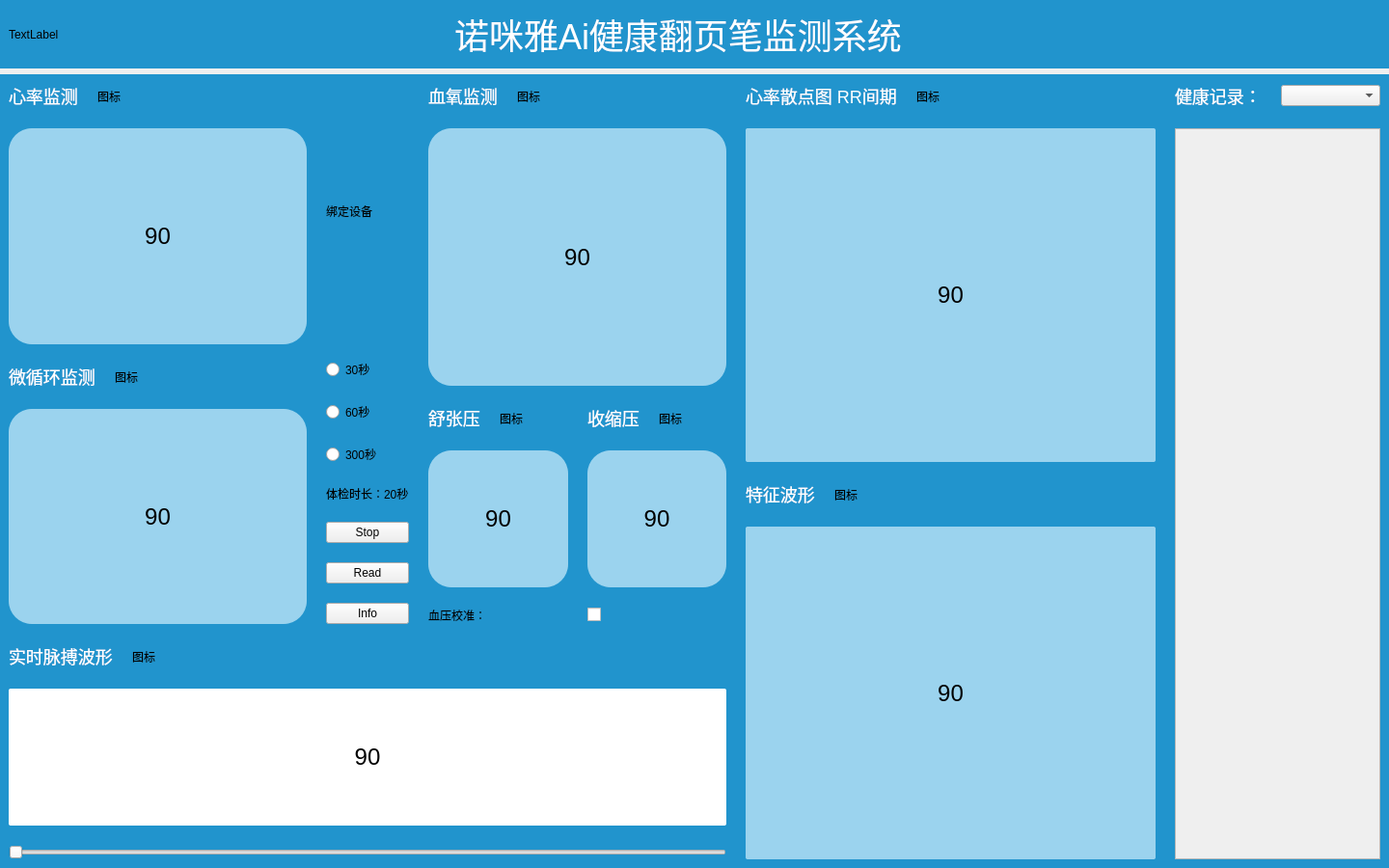
<?xml version="1.0" encoding="UTF-8"?>
<ui version="4.0">
 <class>DialogHealth</class>
 <widget class="QDialog" name="DialogHealth">
  <property name="geometry">
   <rect>
    <x>0</x>
    <y>0</y>
    <width>1440</width>
    <height>900</height>
   </rect>
  </property>
  <property name="minimumSize">
   <size>
    <width>1440</width>
    <height>900</height>
   </size>
  </property>
  <property name="maximumSize">
   <size>
    <width>1440</width>
    <height>900</height>
   </size>
  </property>
  <property name="windowTitle">
   <string>Dialog</string>
  </property>
  <layout class="QVBoxLayout" name="verticalLayout_15">
   <property name="leftMargin">
    <number>0</number>
   </property>
   <property name="topMargin">
    <number>0</number>
   </property>
   <property name="rightMargin">
    <number>0</number>
   </property>
   <property name="bottomMargin">
    <number>0</number>
   </property>
   <item>
    <widget class="QFrame" name="frameHeader">
     <property name="minimumSize">
      <size>
       <width>0</width>
       <height>60</height>
      </size>
     </property>
     <property name="styleSheet">
      <string notr="true">#frameHeader{background-color: rgb(33,148,205);}</string>
     </property>
     <layout class="QHBoxLayout" name="horizontalLayout">
      <item>
       <widget class="QLabel" name="labelLogo">
        <property name="text">
         <string>TextLabel</string>
        </property>
       </widget>
      </item>
      <item>
       <spacer name="horizontalSpacer_2">
        <property name="orientation">
         <enum>Qt::Orientation::Horizontal</enum>
        </property>
        <property name="sizeHint" stdset="0">
         <size>
          <width>40</width>
          <height>20</height>
         </size>
        </property>
       </spacer>
      </item>
      <item>
       <widget class="QLabel" name="labelTitle">
        <property name="styleSheet">
         <string notr="true">QLabel{font-size:36px;color:white;}</string>
        </property>
        <property name="text">
         <string>诺咪雅Ai健康翻页笔监测系统</string>
        </property>
       </widget>
      </item>
      <item>
       <spacer name="horizontalSpacer">
        <property name="orientation">
         <enum>Qt::Orientation::Horizontal</enum>
        </property>
        <property name="sizeHint" stdset="0">
         <size>
          <width>40</width>
          <height>20</height>
         </size>
        </property>
       </spacer>
      </item>
      <item>
       <widget class="QPushButton" name="pushButtonMin">
        <property name="text">
         <string/>
        </property>
        <property name="icon">
         <iconset resource="res.qrc">
          <normaloff>:/images/btn-min.png</normaloff>:/images/btn-min.png</iconset>
        </property>
        <property name="flat">
         <bool>true</bool>
        </property>
       </widget>
      </item>
      <item>
       <widget class="QPushButton" name="pushButtonClose">
        <property name="text">
         <string/>
        </property>
        <property name="icon">
         <iconset resource="res.qrc">
          <normaloff>:/images/btn-close1.png</normaloff>:/images/btn-close1.png</iconset>
        </property>
        <property name="flat">
         <bool>true</bool>
        </property>
       </widget>
      </item>
     </layout>
    </widget>
   </item>
   <item>
    <widget class="QFrame" name="frameWork">
     <property name="styleSheet">
      <string notr="true">#frameWork{background-color: rgb(33,148,205);}</string>
     </property>
     <layout class="QHBoxLayout" name="horizontalLayout_15" stretch="7,4,2">
      <property name="spacing">
       <number>20</number>
      </property>
      <item>
       <layout class="QVBoxLayout" name="verticalLayout_13" stretch="5,2">
        <property name="spacing">
         <number>20</number>
        </property>
        <item>
         <layout class="QHBoxLayout" name="horizontalLayout_13" stretch="1,0,1">
          <property name="spacing">
           <number>20</number>
          </property>
          <item>
           <layout class="QVBoxLayout" name="verticalLayout_7">
            <property name="spacing">
             <number>20</number>
            </property>
            <item>
             <layout class="QVBoxLayout" name="verticalLayout" stretch="0,1">
              <item>
               <layout class="QHBoxLayout" name="horizontalLayout_2" stretch="0,1">
                <item>
                 <widget class="QLabel" name="label">
                  <property name="styleSheet">
                   <string notr="true">QLabel{font-size:18px;color:white;}</string>
                  </property>
                  <property name="text">
                   <string>心率监测</string>
                  </property>
                 </widget>
                </item>
                <item>
                 <widget class="QLabel" name="label_2">
                  <property name="text">
                   <string>图标</string>
                  </property>
                 </widget>
                </item>
               </layout>
              </item>
              <item>
               <widget class="QLabel" name="label_3">
                <property name="styleSheet">
                 <string notr="true">QLabel{border-radius:24px;background-color:rgb(155,211,238); text-align:center;font-size:24px;}</string>
                </property>
                <property name="text">
                 <string>90</string>
                </property>
                <property name="alignment">
                 <set>Qt::AlignmentFlag::AlignCenter</set>
                </property>
               </widget>
              </item>
             </layout>
            </item>
            <item>
             <layout class="QVBoxLayout" name="verticalLayout_2" stretch="0,1">
              <item>
               <layout class="QHBoxLayout" name="horizontalLayout_3" stretch="0,1">
                <item>
                 <widget class="QLabel" name="label_4">
                  <property name="styleSheet">
                   <string notr="true">QLabel{font-size:18px;color:white;}</string>
                  </property>
                  <property name="text">
                   <string>微循环监测</string>
                  </property>
                 </widget>
                </item>
                <item>
                 <widget class="QLabel" name="label_5">
                  <property name="text">
                   <string>图标</string>
                  </property>
                 </widget>
                </item>
               </layout>
              </item>
              <item>
               <widget class="QLabel" name="label_6">
                <property name="styleSheet">
                 <string notr="true">QLabel{border-radius:24px;background-color:rgb(155,211,238); text-align:center;font-size:24px;}</string>
                </property>
                <property name="text">
                 <string>90</string>
                </property>
                <property name="alignment">
                 <set>Qt::AlignmentFlag::AlignCenter</set>
                </property>
               </widget>
              </item>
             </layout>
            </item>
           </layout>
          </item>
          <item>
           <layout class="QVBoxLayout" name="verticalLayout_11" stretch="1,0,0,0,0,0,0,0,0">
            <item>
             <widget class="QLabel" name="label_22">
              <property name="text">
               <string>绑定设备</string>
              </property>
             </widget>
            </item>
            <item>
             <widget class="QRadioButton" name="radioButton">
              <property name="text">
               <string>30秒</string>
              </property>
             </widget>
            </item>
            <item>
             <widget class="QRadioButton" name="radioButton_2">
              <property name="text">
               <string>60秒</string>
              </property>
             </widget>
            </item>
            <item>
             <widget class="QRadioButton" name="radioButton_3">
              <property name="text">
               <string>300秒</string>
              </property>
             </widget>
            </item>
            <item>
             <widget class="QLabel" name="label_24">
              <property name="text">
               <string>体检时长：20秒</string>
              </property>
             </widget>
            </item>
            <item>
             <widget class="QPushButton" name="pushButtonStop">
              <property name="text">
               <string>Stop</string>
              </property>
             </widget>
            </item>
            <item>
             <widget class="QPushButton" name="pushButtonRead">
              <property name="text">
               <string>Read</string>
              </property>
             </widget>
            </item>
            <item>
             <widget class="QPushButton" name="pushButtonHWInfo">
              <property name="text">
               <string>Info</string>
              </property>
             </widget>
            </item>
            <item>
             <layout class="QHBoxLayout" name="horizontalLayout_10"/>
            </item>
           </layout>
          </item>
          <item>
           <layout class="QVBoxLayout" name="verticalLayout_6" stretch="5,3,0">
            <property name="spacing">
             <number>20</number>
            </property>
            <item>
             <layout class="QVBoxLayout" name="verticalLayout_3" stretch="0,1">
              <item>
               <layout class="QHBoxLayout" name="horizontalLayout_4" stretch="0,1">
                <item>
                 <widget class="QLabel" name="label_7">
                  <property name="styleSheet">
                   <string notr="true">QLabel{font-size:18px;color:white;}</string>
                  </property>
                  <property name="text">
                   <string>血氧监测</string>
                  </property>
                 </widget>
                </item>
                <item>
                 <widget class="QLabel" name="label_8">
                  <property name="text">
                   <string>图标</string>
                  </property>
                 </widget>
                </item>
               </layout>
              </item>
              <item>
               <widget class="QLabel" name="label_9">
                <property name="styleSheet">
                 <string notr="true">QLabel{border-radius:24px;background-color:rgb(155,211,238); text-align:center;font-size:24px;}</string>
                </property>
                <property name="text">
                 <string>90</string>
                </property>
                <property name="alignment">
                 <set>Qt::AlignmentFlag::AlignCenter</set>
                </property>
               </widget>
              </item>
             </layout>
            </item>
            <item>
             <layout class="QHBoxLayout" name="horizontalLayout_7">
              <property name="spacing">
               <number>20</number>
              </property>
              <item>
               <layout class="QVBoxLayout" name="verticalLayout_4" stretch="0,1">
                <item>
                 <layout class="QHBoxLayout" name="horizontalLayout_5" stretch="0,1">
                  <item>
                   <widget class="QLabel" name="label_10">
                    <property name="styleSheet">
                     <string notr="true">QLabel{font-size:18px;color:white;}</string>
                    </property>
                    <property name="text">
                     <string>舒张压</string>
                    </property>
                   </widget>
                  </item>
                  <item>
                   <widget class="QLabel" name="label_11">
                    <property name="text">
                     <string>图标</string>
                    </property>
                   </widget>
                  </item>
                 </layout>
                </item>
                <item>
                 <widget class="QLabel" name="label_12">
                  <property name="styleSheet">
                   <string notr="true">QLabel{border-radius:24px;background-color:rgb(155,211,238); text-align:center;font-size:24px;}</string>
                  </property>
                  <property name="text">
                   <string>90</string>
                  </property>
                  <property name="alignment">
                   <set>Qt::AlignmentFlag::AlignCenter</set>
                  </property>
                 </widget>
                </item>
               </layout>
              </item>
              <item>
               <layout class="QVBoxLayout" name="verticalLayout_5" stretch="0,1">
                <item>
                 <layout class="QHBoxLayout" name="horizontalLayout_6" stretch="0,1">
                  <item>
                   <widget class="QLabel" name="label_13">
                    <property name="styleSheet">
                     <string notr="true">QLabel{font-size:18px;color:white;}</string>
                    </property>
                    <property name="text">
                     <string>收缩压</string>
                    </property>
                   </widget>
                  </item>
                  <item>
                   <widget class="QLabel" name="label_14">
                    <property name="text">
                     <string>图标</string>
                    </property>
                   </widget>
                  </item>
                 </layout>
                </item>
                <item>
                 <widget class="QLabel" name="label_15">
                  <property name="styleSheet">
                   <string notr="true">QLabel{border-radius:24px;background-color:rgb(155,211,238); text-align:center;font-size:24px;}</string>
                  </property>
                  <property name="text">
                   <string>90</string>
                  </property>
                  <property name="alignment">
                   <set>Qt::AlignmentFlag::AlignCenter</set>
                  </property>
                 </widget>
                </item>
               </layout>
              </item>
             </layout>
            </item>
            <item>
             <layout class="QHBoxLayout" name="horizontalLayout_11">
              <item>
               <widget class="QLabel" name="label_23">
                <property name="text">
                 <string>血压校准：</string>
                </property>
               </widget>
              </item>
              <item>
               <widget class="QCheckBox" name="checkBox">
                <property name="text">
                 <string/>
                </property>
               </widget>
              </item>
             </layout>
            </item>
           </layout>
          </item>
         </layout>
        </item>
        <item>
         <layout class="QVBoxLayout" name="verticalLayout_12" stretch="0,1,0">
          <item>
           <layout class="QHBoxLayout" name="horizontalLayout_12" stretch="0,1">
            <item>
             <widget class="QLabel" name="label_25">
              <property name="styleSheet">
               <string notr="true">QLabel{font-size:18px;color:white;}</string>
              </property>
              <property name="text">
               <string>实时脉搏波形</string>
              </property>
             </widget>
            </item>
            <item>
             <widget class="QLabel" name="label_26">
              <property name="text">
               <string>图标</string>
              </property>
             </widget>
            </item>
           </layout>
          </item>
          <item>
           <widget class="QLabel" name="label_27">
            <property name="styleSheet">
             <string notr="true">QLabel{border-radius:2px;background-color:white; text-align:center;font-size:24px;}</string>
            </property>
            <property name="text">
             <string>90</string>
            </property>
            <property name="alignment">
             <set>Qt::AlignmentFlag::AlignCenter</set>
            </property>
           </widget>
          </item>
          <item>
           <widget class="QSlider" name="horizontalSlider">
            <property name="orientation">
             <enum>Qt::Orientation::Horizontal</enum>
            </property>
           </widget>
          </item>
         </layout>
        </item>
       </layout>
      </item>
      <item>
       <layout class="QVBoxLayout" name="verticalLayout_8">
        <property name="spacing">
         <number>20</number>
        </property>
        <item>
         <layout class="QVBoxLayout" name="verticalLayout_9" stretch="0,1">
          <item>
           <layout class="QHBoxLayout" name="horizontalLayout_8" stretch="0,1">
            <item>
             <widget class="QLabel" name="label_16">
              <property name="styleSheet">
               <string notr="true">QLabel{font-size:18px;color:white;}</string>
              </property>
              <property name="text">
               <string>心率散点图 RR间期</string>
              </property>
             </widget>
            </item>
            <item>
             <widget class="QLabel" name="label_17">
              <property name="text">
               <string>图标</string>
              </property>
             </widget>
            </item>
           </layout>
          </item>
          <item>
           <widget class="QLabel" name="label_18">
            <property name="styleSheet">
             <string notr="true">QLabel{border-radius:2px;background-color:rgb(155,211,238); text-align:center;font-size:24px;}</string>
            </property>
            <property name="text">
             <string>90</string>
            </property>
            <property name="alignment">
             <set>Qt::AlignmentFlag::AlignCenter</set>
            </property>
           </widget>
          </item>
         </layout>
        </item>
        <item>
         <layout class="QVBoxLayout" name="verticalLayout_10" stretch="0,1">
          <item>
           <layout class="QHBoxLayout" name="horizontalLayout_9" stretch="0,1">
            <item>
             <widget class="QLabel" name="label_19">
              <property name="styleSheet">
               <string notr="true">QLabel{font-size:18px;color:white;}</string>
              </property>
              <property name="text">
               <string>特征波形</string>
              </property>
             </widget>
            </item>
            <item>
             <widget class="QLabel" name="label_20">
              <property name="text">
               <string>图标</string>
              </property>
             </widget>
            </item>
           </layout>
          </item>
          <item>
           <widget class="QLabel" name="label_21">
            <property name="styleSheet">
             <string notr="true">QLabel{border-radius:2px;background-color:rgb(155,211,238); text-align:center;font-size:24px;}</string>
            </property>
            <property name="text">
             <string>90</string>
            </property>
            <property name="alignment">
             <set>Qt::AlignmentFlag::AlignCenter</set>
            </property>
           </widget>
          </item>
         </layout>
        </item>
       </layout>
      </item>
      <item>
       <layout class="QVBoxLayout" name="verticalLayout_14">
        <item>
         <layout class="QHBoxLayout" name="horizontalLayout_14" stretch="0,1">
          <item>
           <widget class="QLabel" name="label_29">
            <property name="styleSheet">
             <string notr="true">QLabel{font-size:18px;color:white;}</string>
            </property>
            <property name="text">
             <string>健康记录：</string>
            </property>
           </widget>
          </item>
          <item>
           <widget class="QComboBox" name="comboBox"/>
          </item>
         </layout>
        </item>
        <item>
         <widget class="QScrollArea" name="scrollArea">
          <property name="widgetResizable">
           <bool>true</bool>
          </property>
          <widget class="QWidget" name="scrollAreaWidgetContents">
           <property name="geometry">
            <rect>
             <x>0</x>
             <y>0</y>
             <width>211</width>
             <height>797</height>
            </rect>
           </property>
          </widget>
         </widget>
        </item>
       </layout>
      </item>
     </layout>
    </widget>
   </item>
  </layout>
 </widget>
 <resources>
  <include location="res.qrc"/>
 </resources>
 <connections/>
</ui>
